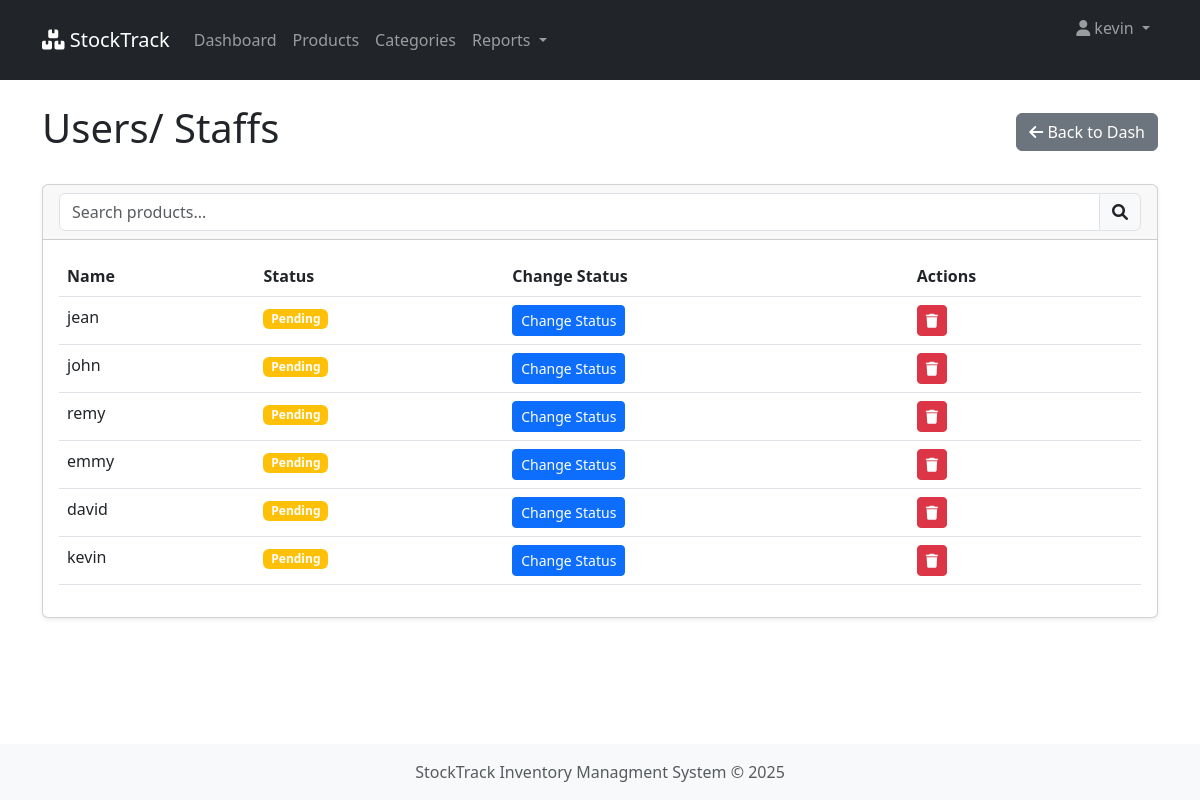
The app's page /manager (signed in), older data.
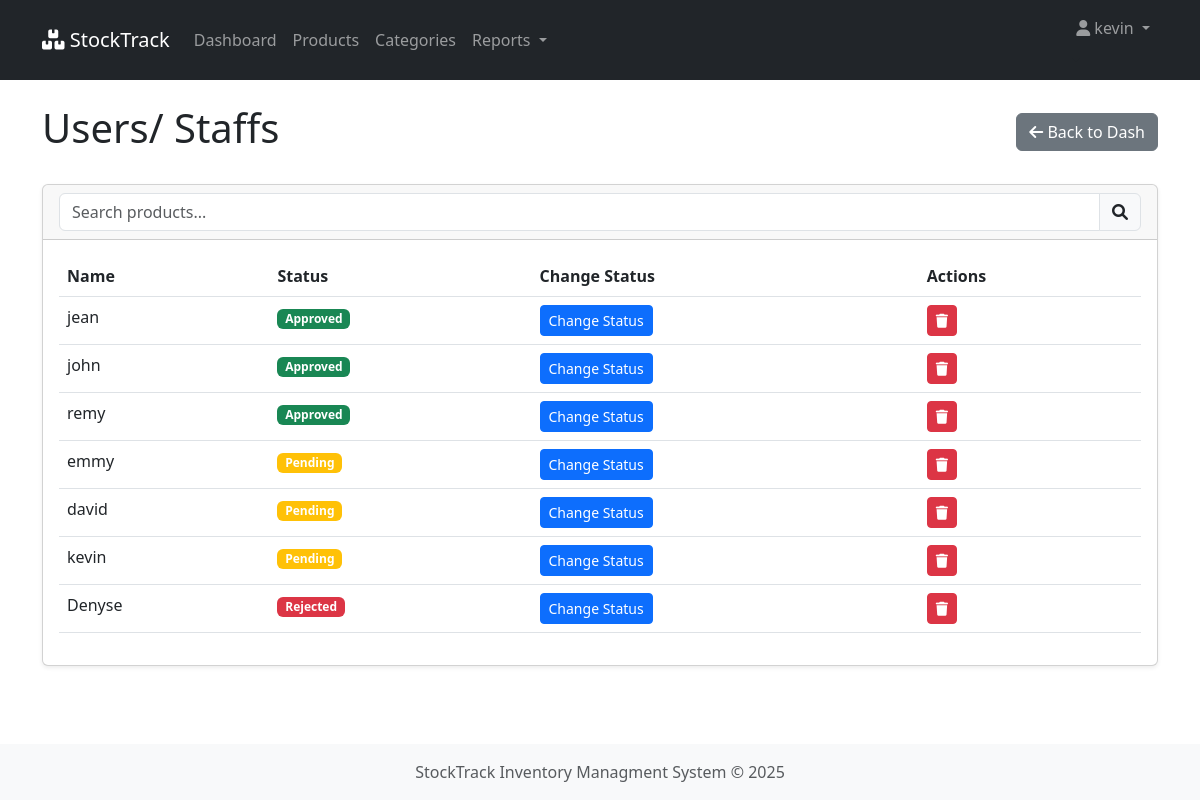
The same page, newer data.
### inventory/models.py (models this page shows, shortened)
class UserProfile(models.Model):
    ROLE_CHOICES = (
        ('manager', 'Manager'),
        ('staff', 'Staff'),
    )
    STATUS_CHOICES = (
        ('pending', 'Pending'),
        ('approved', 'Approved'),
        ('rejected', 'Rejected'),
    )
    user = models.ForeignKey(User, on_delete=models.CASCADE, related_name='profile')
    role = models.CharField(max_length=20, choices=ROLE_CHOICES)
    status = models.CharField(max_length=20, choices=STATUS_CHOICES, default='pending')
    manager = models.ForeignKey(
        'self',
        on_delete=models.CASCADE,
        null=True,
        blank=True,
        limit_choices_to={'role': 'manager'}
    )
    created_at = models.DateTimeField(auto_now_add=True)
    approved_at = models.DateTimeField(null=True, blank=True)
    @property
    def is_manager(self):
        return self.role == 'manager'

### inventory/views.py (the view)
# urls.py: path('manager', views.admin_page, name='admin_page'),
@never_cache
@csrf_protect
@login_required
def admin_page(request):
    staff_users = UserProfile.objects.filter(role='staff')
    user_profile = request.user.profile.first()
    context = {
        'user_profile': user_profile,
        'staff_users' :staff_users,
    }
    return render(request, 'inventory/admin_page.html', context)

### inventory/templates/inventory/admin_page.html (shortened to what this page needs)
{% extends 'inventory/base.html' %}
{% load static %}
{% block content %}
<div class="d-flex justify-content-between align-items-center mb-4">
    <h1>Users/ Staffs</h1>
    <a href="{% url 'dashboard' %}" class="btn btn-secondary">
            <i class="fas fa-arrow-left"></i> Back to Dash
    </a>
</div>
<div class="card">
    <div class="card-header">
        <div class="input-group">
            <input type="text" id="usersSearch" class="form-control" placeholder="Search products...">
            <span class="input-group-text"><i class="fas fa-search"></i></span>
        </div>
    </div>
    <div class="card-body">
        <div class="table-responsive">
            <table class="table table-hover" id="usersTable">
                <thead>
                    <tr>
                        <th>Name</th>
                        <th>Status</th>
                        <th>Change Status</th>
                        <th>Actions</th>
                    </tr>
                </thead>
                <tbody>
                    {% for staff in staff_users %}
                    <tr>
                        <td>{{ staff.user.username }}</td>
                        <td>
                            {% if staff.status == 'rejected'%}
                                <span class="badge bg-danger">{{ staff.get_status_display }}</span>
                            {% elif staff.status == 'approved' %}
                                <span class="badge bg-success">{{ staff.get_status_display }}</span>
                            {% else %}
                                <span class="badge bg-warning">{{ staff.get_status_display }}</span>
                            {% endif %}
                        </td>
                        <td>
                            <button class="btn btn-sm btn-primary"
                                data-bs-toggle="modal"
                                data-bs-target="#statusModal"
                                data-staff-id="{{ staff.id }}"
                                data-username="{{ staff.user.username }}"
                                data-current-status="{{ staff.status }}">
                            Change Status
                        </button>
                        </td>
                        <td>
                            <a href="{% url 'delete_user' staff.id %}" class="btn btn-sm btn-danger">
                                <i class="fas fa-trash"></i>
                            </a>
                        </td>
                    </tr>
                    {% empty %}
                    <tr>
                        <td colspan="6" class="text-center">No User found</td>
                    </tr>
                    {% endfor %}
                </tbody>
            </table>
        </div>
    </div>
</div>
{% endblock %}

Row changes from the older to the newer data that the page shows:
changed UserProfile "jean": status "Pending" → "Approved"
changed UserProfile "john": status "Pending" → "Approved"
changed UserProfile "remy": status "Pending" → "Approved"
added UserProfile: user.username "Denyse", status "Rejected"
